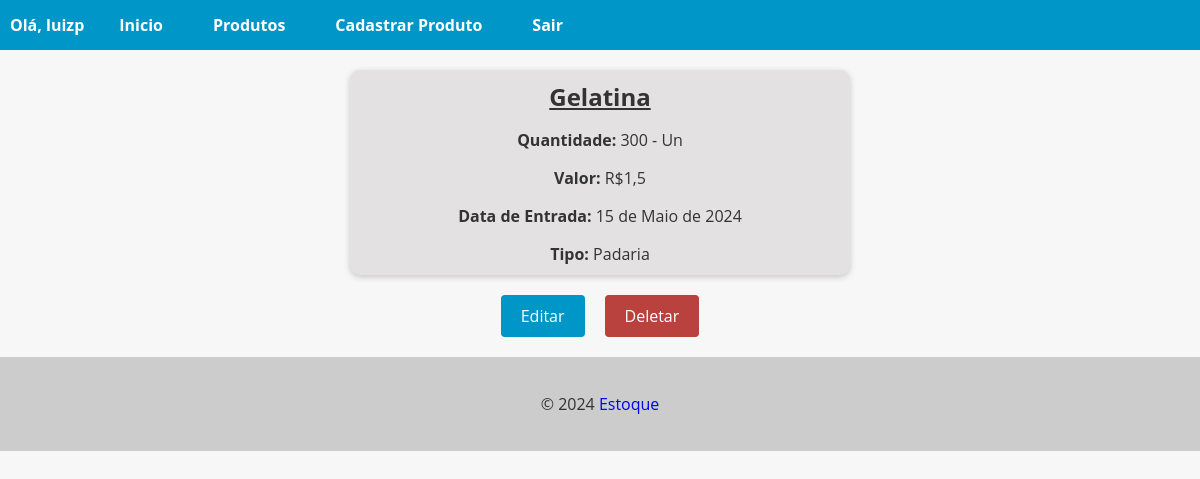
The app's page /produtos/8/ (signed in) with its own data.
### estoque/models.py (models this page shows, shortened)
class Produto(models.Model):
    id = models.AutoField(primary_key=True)
    nome = models.CharField(max_length=200)
    medida = models.ForeignKey(UnidadeMedida, on_delete=models.CASCADE, related_name='medida_produto')
    quantidade = models.IntegerField()
    valor_unidade = models.FloatField()
    data_entrada = models.DateField(auto_now_add=True)
    tipo = models.ForeignKey(Tipo, on_delete=models.CASCADE, related_name='tipo_produto')

class UnidadeMedida(models.Model):
    id = models.AutoField(primary_key=True)
    unidade = models.CharField(max_length=30)
    def __str__(self):
        return self.unidade

class Tipo(models.Model):
    id = models.AutoField(primary_key=True)
    nome = models.CharField(max_length=30)
    def __str__(self):
        return self.nome

### estoque/views.py (the view)
# urls.py: path('produtos/<int:pk>/', ProdutoDetailView.as_view(), name='produto_detail'),
@method_decorator(login_required(login_url='login'), name='dispatch')
class ProdutoDetailView(DetailView):
    model = Produto
    template_name = 'produto_detail.html'

### estoque/templates/produto_detail.html (shortened to what this page needs)
{% extends "base.html" %}
{% block content %}
    <div class="func-card">
        <h2 class="subli">{{ object.nome }}</h2>
        <p><strong>Quantidade: </strong>{{ object.quantidade }} - {{ object.medida }}</p>
        <p><strong>Valor: </strong>R${{ object.valor_unidade }}</p>
        <p><strong>Data de Entrada: </strong>{{ object.data_entrada }}</p>
        <p><strong>Tipo: </strong>{{ object.tipo }}</p>
    </div>
    {% if user.is_superuser %}
        <div class="buttons-container">
            <a href="{% url 'editar_produto' pk=object.pk %}" class="btn btn-primary">Editar</a>
            <a href="{% url 'deletar_produto' pk=object.pk %}" class="btn btn-danger">Deletar</a>
        </div>
    {% else %}
        <div class="buttons-container">
            <a href="{% url 'produtos' %}" class="btn btn-primary">Voltar</a>
        </div>
    {% endif %}
{% endblock %}

### app/templates/base.html (shortened to what this page needs)
<!DOCTYPE html>
<html lang="en">
<head>
</head>
<body>
    <header>
        <nav>
            <ul>
                {% if user.is_authenticated %}
                    <li><strong>Olá, {{ user.username }}</strong></li>
                    {% if user.is_superuser %}
                        <li><strong><a href="{% url 'home' %}">Inicio</a></strong></li>
                        <li><strong><a href="{% url 'produtos' %}">Produtos</a></strong></li>
                        <li><strong><a href="{% url 'add_produto' %}">Cadastrar Produto</a></strong></li>
                        <li><strong><a href="{% url 'logout' %}">Sair</a></strong></li>
                    {% else %}
                        <li><strong><a href="{% url 'home' %}">Inicio</a></strong></li>
                        <li><strong><a href="{% url 'produtos' %}">Produtos</a></strong></li>
                        <li><strong><a href="{% url 'logout' %}">Sair</a></strong></li>
                    {% endif %}
                {% else %}
                    <li><strong><a href="{% url 'home' %}">Inicio</a></strong></li>
                    <li><strong><a href="{% url 'login' %}">Entrar</a></strong></li>
                    <li><strong><a href="{% url 'registro' %}">Registre-se</a></strong></li>
                {% endif %}
            </ul>
        </nav>
    </header>
    <main>
        {% block content %}
        {% endblock %}
    </main>
    <footer>
        <p>&copy; 2024 <a href="https://github.com/LuizBackCode/estoque-mercado" target="_blank" class="link">Estoque</a></p>
    </footer>
</body>
</html>

### app/templates/base.html (style rules this page uses)
body { font-family: 'Open Sans', sans-serif; background-color: #f7f7f7; color: #333; margin: 0; padding: 0; }
header { background-color: #0096c7; color: #fff; text-align: center; }
footer { background-color: #ccc; color: #333; padding: 20px; text-align: center; }
nav { background-color: #0096c7; color: #fff; height: 50px; display: flex; justify-content: space-between; align-items: center; }
nav ul { list-style: none; margin: 0; padding: 0; display: flex; }
nav ul li { margin: 0 10px; }
nav ul li a { color: #fff; text-decoration: none; font-size: 16px; padding: 15px; transition: all 0.3s ease; }
.link { text-decoration: none; }

### estoque/templates/produto_detail.html (style rules this page uses)
.func-card { background-color: #e3e1e1; box-shadow: 0px 2px 6px rgba(0, 0, 0, 0.2); border-radius: 10px; overflow: hidden; text-align: center; transition: all 0.3s ease; max-width: 500px; margin: 20px auto 0; margin-bottom: 20px; }
.func-card h2 { font-size: 1.5rem; margin: 10px; }
.func-card p { font-size: 1rem; margin-bottom: 10px; }
.buttons-container { display: flex; justify-content: center; margin-top: 20px; margin-bottom: 20px; }
.btn { display: inline-block; background-color: #0096c7; color: #fff; border: none; padding: 10px 20px; font-size: 16px; border-radius: 4px; cursor: pointer; transition: background-color 0.3s ease-in-out; margin: 0 10px; }
.btn-danger { background-color: #b9423e; text-decoration: none !important; }
a { text-decoration: none !important; }
.subli { text-decoration: underline; }

### records on screen
Produto: nome "Gelatina", quantidade "300", medida "Un", valor_unidade "1,5", data_entrada "15 de Maio de 2024", tipo "Padaria"

### other values on screen
{{ user.username }} "luizp"
